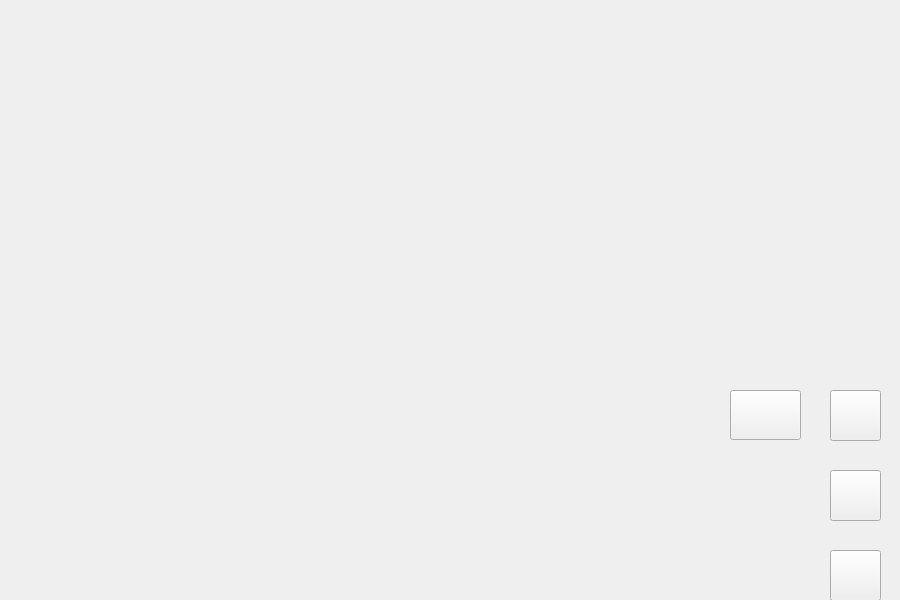
<?xml version="1.0" encoding="UTF-8"?>
<ui version="4.0">
 <class>MapWindow</class>
 <widget class="QMainWindow" name="MapWindow">
  <property name="geometry">
   <rect>
    <x>0</x>
    <y>0</y>
    <width>900</width>
    <height>600</height>
   </rect>
  </property>
  <property name="windowTitle">
   <string>MainWindow</string>
  </property>
  <property name="styleSheet">
   <string notr="true"/>
  </property>
  <widget class="QWidget" name="centralwidget">
   <widget class="MapLabel" name="label_map">
    <property name="geometry">
     <rect>
      <x>0</x>
      <y>0</y>
      <width>900</width>
      <height>600</height>
     </rect>
    </property>
    <property name="mouseTracking">
     <bool>true</bool>
    </property>
    <property name="styleSheet">
     <string notr="true">border-image: url(:/image/map/map_background.jpg);</string>
    </property>
    <property name="text">
     <string/>
    </property>
   </widget>
   <widget class="QPushButton" name="btn_enlarge">
    <property name="geometry">
     <rect>
      <x>830</x>
      <y>390</y>
      <width>51</width>
      <height>51</height>
     </rect>
    </property>
    <property name="styleSheet">
     <string notr="true">border-image: url(:/image/map/zoom_p.png);</string>
    </property>
    <property name="text">
     <string/>
    </property>
   </widget>
   <widget class="QPushButton" name="btn_reduce">
    <property name="geometry">
     <rect>
      <x>830</x>
      <y>470</y>
      <width>51</width>
      <height>51</height>
     </rect>
    </property>
    <property name="styleSheet">
     <string notr="true">border-image: url(:/image/map/zoom_m.png);</string>
    </property>
    <property name="text">
     <string/>
    </property>
   </widget>
   <widget class="QPushButton" name="btn_back">
    <property name="geometry">
     <rect>
      <x>830</x>
      <y>550</y>
      <width>51</width>
      <height>51</height>
     </rect>
    </property>
    <property name="styleSheet">
     <string notr="true">border-image: url(:/image/back-blue.svg);</string>
    </property>
    <property name="text">
     <string/>
    </property>
   </widget>
   <widget class="QPushButton" name="navigate">
    <property name="geometry">
     <rect>
      <x>730</x>
      <y>390</y>
      <width>71</width>
      <height>50</height>
     </rect>
    </property>
    <property name="styleSheet">
     <string notr="true">border-image: url(:/image/map/navigate.svg);</string>
    </property>
    <property name="text">
     <string/>
    </property>
   </widget>
  </widget>
 </widget>
 <customwidgets>
  <customwidget>
   <class>MapLabel</class>
   <extends>QLabel</extends>
   <header>maplabel.h</header>
  </customwidget>
 </customwidgets>
 <resources/>
 <connections/>
</ui>
